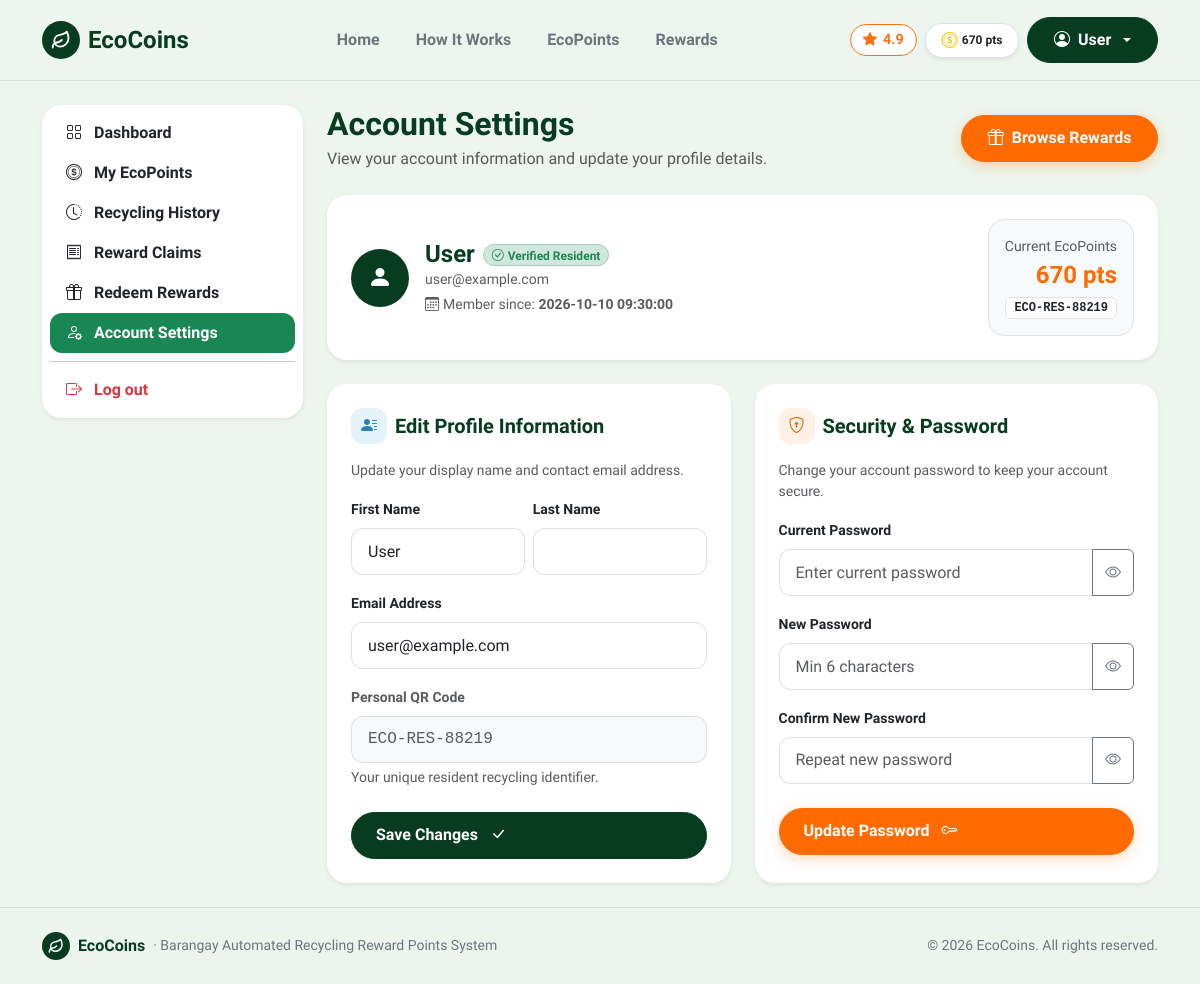
Page /account (signed in) on the earlier database version.
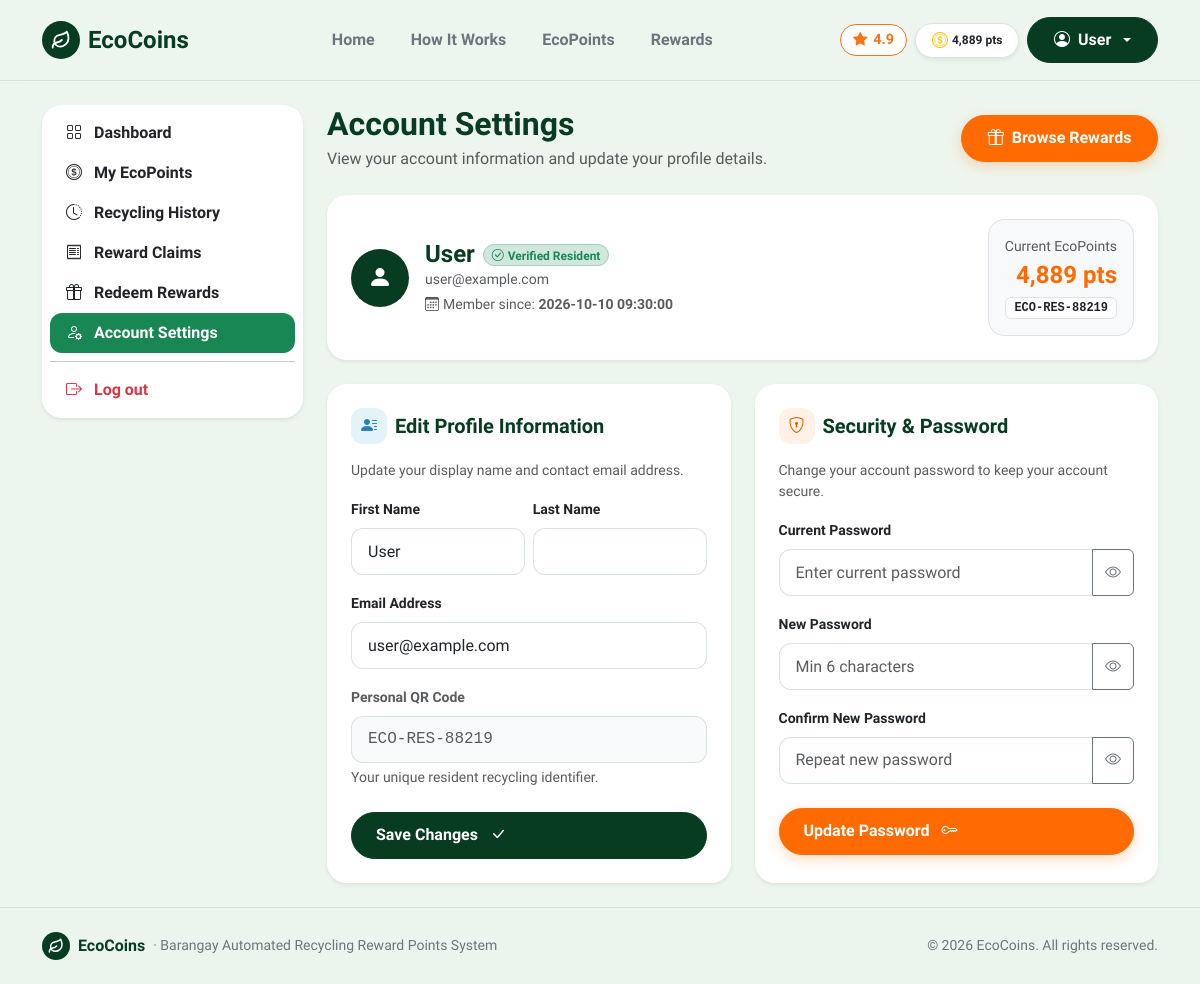
Same page on the later database version.
### tables this page shows
CREATE TABLE users (
    id INTEGER PRIMARY KEY AUTOINCREMENT,
    full_name TEXT NOT NULL,
    email TEXT NOT NULL UNIQUE,
    password TEXT NOT NULL,
    role TEXT DEFAULT 'resident',
    qr_code TEXT NOT NULL UNIQUE,
    points INTEGER DEFAULT 0,
    created_at TEXT
, status TEXT DEFAULT 'active');

### route.py (the view, shortened to what this page needs)
    @app.route('/account', methods=['GET', 'POST'])
    def account():
        user = get_current_user()
        if not user:
            return redirect(url_for('login'))
        feedback = None
        feedback_type = 'success'
        return render_template(
            'account.html',
            active_page='account',
            user=user,
            feedback=feedback,
            feedback_type=feedback_type
        )

### app.py (called while the page is built)
@app.context_processor
def inject_user():
    return {'current_user': get_current_user()}

### db.py (called while the page is built)
def get_db():
    conn = sqlite3.connect(DB_PATH)
    conn.row_factory = sqlite3.Row
    return conn

def get_current_user():
    user_id = session.get('user_id')
    if not user_id:
        return None
    conn = get_db()
    cur = conn.cursor()
    row = cur.execute("SELECT * FROM users WHERE id = ?", (user_id,)).fetchone()
    conn.close()
    return dict(row) if row else None

### templates/account.html (shortened to what the changed rows need)
{% extends 'base.html' %}
{% block content %}
<main class="py-4">
  <div class="container">
    <div class="row g-4">
      <div class="{% if current_user.role == 'resident' %}col-lg-9{% else %}col-lg-10 mx-auto{% endif %}">
        <div class="d-flex justify-content-between align-items-center mb-4 flex-wrap gap-2">
          <div>
            <h2 class="fw-bold mb-1" style="color: var(--eco-forest);">Account Settings</h2>
          </div>
        </div>
        <div class="card border-0 shadow-sm p-4 mb-4 bg-white">
          <div class="d-flex flex-column flex-sm-row align-items-sm-center justify-content-between gap-3">
            <div class="d-flex align-items-center gap-3">
              <div>
                <div class="d-flex align-items-center gap-2 flex-wrap">
                  <h4 class="fw-bold mb-0" style="color: var(--eco-forest);">{{ current_user.full_name }}</h4>
                  {% if current_user.role == 'admin' %}
                    <span class="badge bg-danger-subtle text-danger border border-danger-subtle px-2.5 py-1 rounded-pill small fw-semibold">
                      <i class="bi bi-shield-lock me-1"></i>Administrator
                    </span>
                  {% elif current_user.role == 'staff' %}
                    <span class="badge bg-warning-subtle text-dark border border-warning-subtle px-2.5 py-1 rounded-pill small fw-semibold">
                      <i class="bi bi-person-badge me-1"></i>Staff Operator
                    </span>
                  {% else %}
                    <span class="badge bg-success-subtle text-success border border-success-subtle px-2.5 py-1 rounded-pill small fw-semibold">
                      <i class="bi bi-check-circle me-1"></i>Verified Resident
                    </span>
                  {% endif %}
                </div>
                <div class="text-muted small">{{ current_user.email }}</div>
                <div class="small text-muted mt-1">
                  <i class="bi bi-calendar3 me-1"></i>Member since: <strong>{{ current_user.created_at }}</strong>
                </div>
              </div>
            </div>
            {% if current_user.role == 'resident' %}
              <div class="text-sm-end bg-light p-3 rounded-4 border">
                <div class="text-muted small">Current EcoPoints</div>
                <div class="fs-4 fw-bold text-accent">{{ "{:,}".format(current_user.points) }} pts</div>
                <span class="badge bg-white text-dark border px-2 py-1 font-monospace small mt-1">
                  {{ current_user.qr_code }}
                </span>
              </div>
            {% elif current_user.role == 'staff' %}
              <div class="text-sm-end bg-light p-3 rounded-4 border">
                <div class="text-muted small">Staff Identifier</div>
                <div class="fw-bold font-monospace text-dark">{{ current_user.qr_code }}</div>
                <div class="small text-muted mt-1">Barangay Collection Hub</div>
              </div>
            {% endif %}
          </div>
        </div>
        <div class="row g-4">
          <div class="col-md-6">
            <div class="card border-0 shadow-sm p-4 h-100 bg-white">
              <form action="{{ url_for('account') }}" method="POST">
                <div class="row g-2 mb-3">
                  <div class="col-6">
                    <label class="form-label small fw-semibold">First Name</label>
                    <input type="text" name="first_name" class="form-control" value="{{ current_user.full_name.split(' ', 1)[0] if current_user.full_name else '' }}" required>
                  </div>
                </div>
                <div class="mb-3">
                  <label class="form-label small fw-semibold">Email Address</label>
                  <input type="email" name="email" class="form-control" value="{{ current_user.email }}" required>
                </div>
                {% if current_user.role == 'resident' %}
                  <div class="mb-3">
                    <label class="form-label small fw-semibold text-muted">Personal QR Code</label>
                    <input type="text" class="form-control bg-light font-monospace text-muted" value="{{ current_user.qr_code }}" readonly>
                    <div class="form-text small">Your unique resident recycling identifier.</div>
                  </div>
                {% endif %}
              </form>
            </div>
          </div>
        </div>
      </div>
    </div>
  </div>
</main>
{% endblock %}

### templates/base.html (shortened to what the changed rows need)
<!doctype html>
<html lang="en">
<head>
  <link href="https://cdn.jsdelivr.net/npm/bootstrap@5.3.3/dist/css/bootstrap.min.css" rel="stylesheet">
  <link rel="stylesheet" href="https://cdn.jsdelivr.net/npm/bootstrap-icons@1.11.3/font/bootstrap-icons.min.css">
  <link rel="stylesheet" href="{{ url_for('static', filename='css/style.css') }}">
</head>
<body class="d-flex flex-column min-vh-100">
<nav class="navbar navbar-expand-lg py-3 sticky-top" style="background-color: rgba(237, 246, 238, 0.95); backdrop-filter: blur(10px); border-bottom: 1px solid var(--eco-border);">
  <div class="container">
    <div class="collapse navbar-collapse" id="mainNav">
      <div class="d-flex align-items-center gap-2">
        {% if current_user %}
          {% if current_user.role == 'resident' %}
            <span class="badge bg-white text-dark border px-3 py-2 rounded-pill fw-bold shadow-sm d-none d-sm-inline-flex align-items-center gap-1">
              <i class="bi bi-coin text-warning fs-6"></i>
              <span>{{ "{:,}".format(current_user.points) }} pts</span>
            </span>
          {% endif %}
          <div class="dropdown">
            <button class="btn btn-forest dropdown-toggle d-flex align-items-center gap-2 btn-pill" type="button" data-bs-toggle="dropdown">
              <i class="bi bi-person-circle"></i>
              <span>{{ current_user.full_name }}</span>
            </button>
          </div>
        {% else %}
          <a href="{{ url_for('login') }}" class="btn btn-outline-success px-3 btn-pill">Login</a>
          <a href="{{ url_for('register') }}" class="btn btn-accent px-4 btn-pill">
            <span>Join Free</span>
            <i class="bi bi-arrow-right"></i>
          </a>
        {% endif %}
      </div>
    </div>
  </div>
</nav>
{% block content %}{% endblock %}
</body>
</html>

Differences in the rows shown:
changed users "User": points "670" → "4,889"
